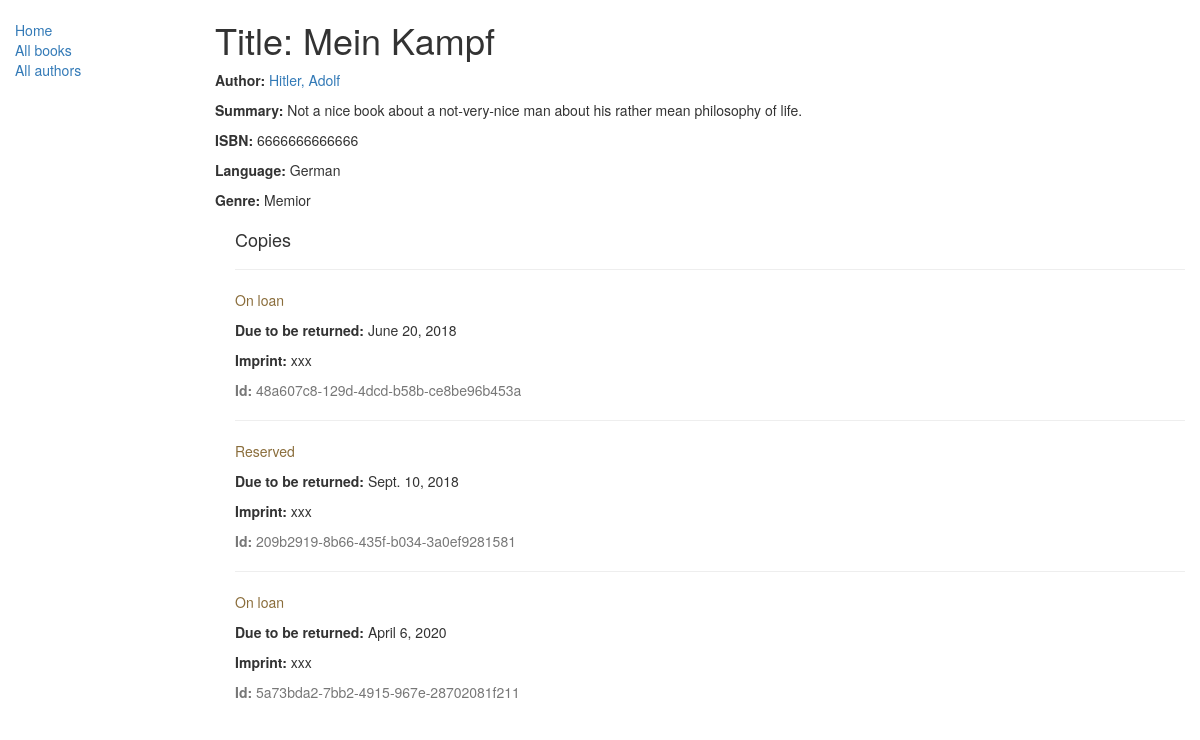
Page /catalog/book/5 on the committed database.
### catalog/models.py (models this page shows, shortened)
class Book(models.Model):
    title = models.CharField(max_length=200)
    author = models.ForeignKey('Author', on_delete=models.SET_NULL, null=True)
    summary = models.TextField(max_length=1000, help_text='Enter a brief description of the book')
    isbn = models.CharField('ISBN',max_length=13, help_text='13 Character <a href="https://www.isbn-international.org/content/what-isbn">ISBN number</a>')
    genre = models.ManyToManyField(Genre, help_text='Select a genre for this book')
    language = models.ForeignKey('Language', on_delete=models.SET_NULL, null=True)
    def display_genre(self):
        """
        Creates a string for the Genre. This is required to display genre in Admin.
        """
        return ', '.join([ genre.name for genre in self.genre.all()[:3] ])
    display_genre.short_description = 'Genre'

class Author(models.Model):
    first_name = models.CharField(max_length=100)
    last_name = models.CharField(max_length=100)
    date_of_birth = models.DateField(null=True, blank=True)
    date_of_death = models.DateField('Died', null=True, blank=True)
    class Meta:
        ordering = ["last_name","first_name"]
    def __str__(self):
        return '{0}, {1}'.format(self.last_name,self.first_name)

class Language(models.Model):
    name = models.CharField(max_length=200, help_text="Enter a the book's natural language (e.g. English, French, Japanese etc.)")
    def __str__(self):
        return self.name

class Genre(models.Model):
    name = models.CharField(max_length=200, help_text="Enter a book genre (e.g. Science Fiction, French Poetry etc.)")
    def __str__(self):
        return self.name

class BookInstance(models.Model):
    id = models.UUIDField(primary_key=True, default=uuid.uuid4, help_text="Unique ID for this particular book across whole library")
    book = models.ForeignKey('Book', on_delete=models.SET_NULL, null=True)
    imprint = models.CharField(max_length=200)
    due_back = models.DateField(null=True, blank=True)
    LOAN_STATUS = (
        ('m', 'Maintenance'),
        ('o', 'On loan'),
        ('a', 'Available'),
        ('r', 'Reserved'),
    )
    status = models.CharField(max_length=1, choices=LOAN_STATUS, blank=True, default='m', help_text='Book availability')
    class Meta:
        ordering = ["due_back"]

### catalog/views.py (the view)
# urls.py: path('book/<int:pk>', views.BookDetailView.as_view(), name='book-detail'),
class BookDetailView(generic.DetailView):
    model = Book

### catalog/templates/catalog/book_detail.html
{% extends "base_generic.html" %}
{% block content %}
  <h1>Title: {{ book.title }}</h1>
  <p><strong>Author:</strong> <a href="{% url 'author-detail' book.author.pk %}">{{ book.author }}</a></p>
  <p><strong>Summary:</strong> {{ book.summary }}</p>
  <p><strong>ISBN:</strong> {{ book.isbn }}</p>
  <p><strong>Language:</strong> {{ book.language }}</p>
  <p><strong>Genre:</strong> {% for genre in book.genre.all %} {{ genre }}{% if not forloop.last %}, {% endif %}{% endfor %}</p>
  <div style="margin-left:20px;margin-top:20px">
    <h4>Copies</h4>
    {% for copy in book.bookinstance_set.all %}
    <hr>
    <p class="{% if copy.status == 'a' %}text-success{% elif copy.status == 'm' %}text-danger{% else %}text-warning{% endif %}">{{ copy.get_status_display }}</p>
    {% if copy.status != 'a' %}<p><strong>Due to be returned:</strong> {{copy.due_back}}</p>{% endif %}
    <p><strong>Imprint:</strong> {{copy.imprint}}</p>
    <p class="text-muted"><strong>Id:</strong> {{copy.id}}</p>
    {% endfor %}
  </div>
{% endblock %}

### rows in the picture
Book: title "Mein Kampf", author "Hitler, Adolf", summary "Not a nice book about a not-very-nice man about his rather mean philosophy of life.", isbn "6666666666666", language "German"
Genre: name "Memior"
BookInstance: status "On loan", due_back "June 20, 2018", imprint "xxx", id "48a607c8-129d-4dcd-b58b-ce8be96b453a"
BookInstance: status "Reserved", due_back "Sept. 10, 2018", imprint "xxx", id "209b2919-8b66-435f-b034-3a0ef9281581"
BookInstance: status "On loan", due_back "April 6, 2020", imprint "xxx", id "5a73bda2-7bb2-4915-967e-28702081f211"
